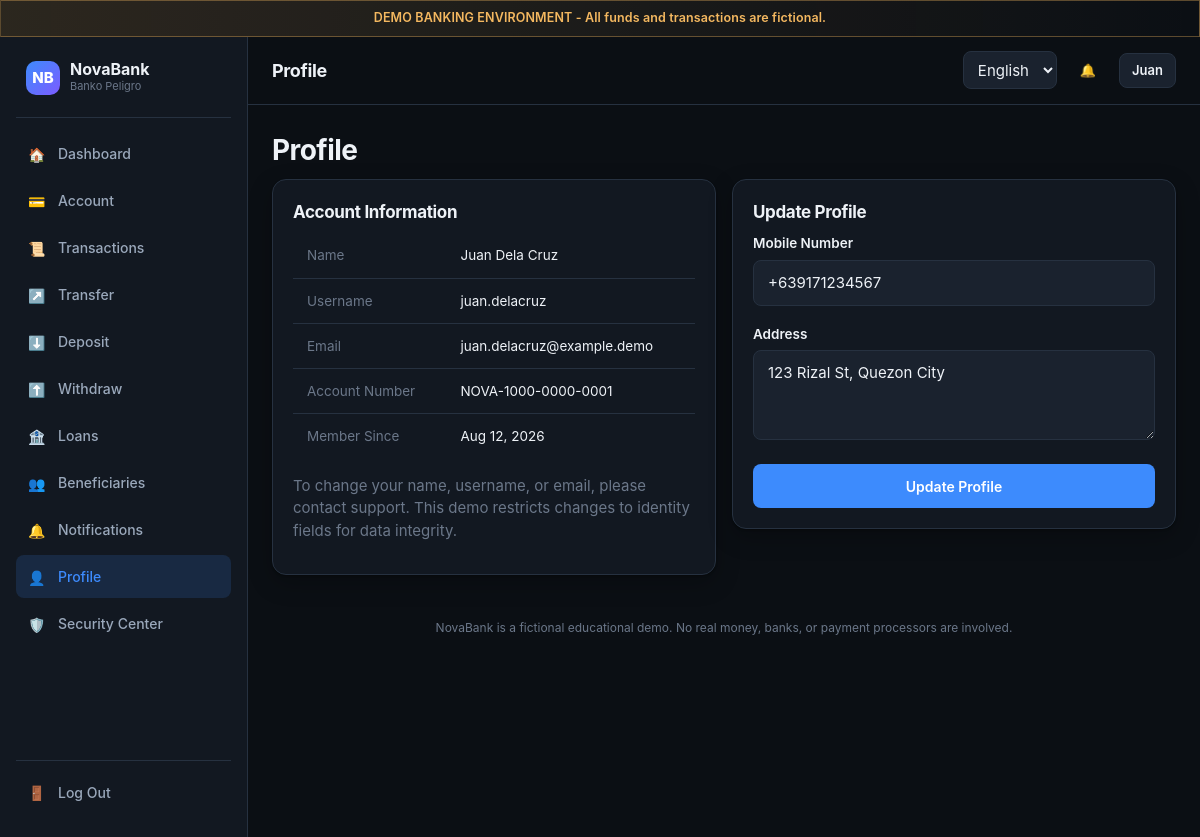
The app's page /profile.php (signed in) with its own data.
### tables this page shows
CREATE TABLE accounts (
    id INT UNSIGNED AUTO_INCREMENT PRIMARY KEY,
    user_id INT UNSIGNED NOT NULL UNIQUE,
    account_number VARCHAR(20) NOT NULL UNIQUE,
    balance DECIMAL(15,2) NOT NULL DEFAULT 0.00,
    currency VARCHAR(5) NOT NULL DEFAULT 'NOVA',
    status ENUM('active','locked') NOT NULL DEFAULT 'active',
    created_at TIMESTAMP NOT NULL DEFAULT CURRENT_TIMESTAMP,
    FOREIGN KEY (user_id) REFERENCES users(id) ON DELETE CASCADE,
    CONSTRAINT chk_balance_nonnegative CHECK (balance >= 0)
);

CREATE TABLE users (
    id INT UNSIGNED AUTO_INCREMENT PRIMARY KEY,
    role_id TINYINT UNSIGNED NOT NULL DEFAULT 1,
    username VARCHAR(30) NOT NULL UNIQUE,
    email VARCHAR(120) NOT NULL UNIQUE,
    password_hash VARCHAR(255) NOT NULL,
    first_name VARCHAR(60) NOT NULL,
    last_name VARCHAR(60) NOT NULL,
    mobile_number VARCHAR(20) NOT NULL,
    date_of_birth DATE NOT NULL,
    address VARCHAR(255) NOT NULL,
    status ENUM('active','locked','suspended') NOT NULL DEFAULT 'active',
    failed_login_count INT UNSIGNED NOT NULL DEFAULT 0,
    locked_until DATETIME NULL,
    created_at TIMESTAMP NOT NULL DEFAULT CURRENT_TIMESTAMP,
    updated_at TIMESTAMP NOT NULL DEFAULT CURRENT_TIMESTAMP ON UPDATE CURRENT_TIMESTAMP,
    FOREIGN KEY (role_id) REFERENCES roles(id)
);

### includes/lang.php (called while the page is built, shortened)
<?php
function t(string $key): string {
    return $GLOBALS['__strings'][$key] ?? $key;
}
function current_lang(): string {
    return $GLOBALS['__lang'];
}

### includes/functions.php (called while the page is built, shortened)
<?php
function e(?string $value): string {
    return htmlspecialchars($value ?? '', ENT_QUOTES, 'UTF-8');
}
function format_date(string $datetime, string $format = 'M j, Y g:i A'): string {
    $ts = strtotime($datetime);
    return $ts ? date($format, $ts) : $datetime;
}

### includes/auth.php (called while the page is built, shortened)
<?php
function current_user_id(): ?int {
    return $_SESSION['user_id'] ?? null;
}
function current_user(): ?array {
    static $user = null;
    static $fetched = false;
    if ($fetched) return $user;
    $fetched = true;
    $uid = current_user_id();
    $stmt = db()->prepare('SELECT u.*, a.id AS account_id, a.account_number, a.balance, a.status AS account_status
                            FROM users u JOIN accounts a ON a.user_id = u.id
                            WHERE u.id = ?');
    $stmt->execute([$uid]);
    $user = $stmt->fetch() ?: null;
    return $user;
}

### config/database.php (called while the page is built, shortened)
<?php
function db(): PDO {
    static $pdo = null;
    if ($pdo === null) {
        $dsn = 'mysql:host=' . DB_HOST . ';dbname=' . DB_NAME . ';charset=' . DB_CHARSET;
        try {
            $pdo = new PDO($dsn, DB_USER, DB_PASS, [
                PDO::ATTR_ERRMODE => PDO::ERRMODE_EXCEPTION,
                PDO::ATTR_DEFAULT_FETCH_MODE => PDO::FETCH_ASSOC,
                PDO::ATTR_EMULATE_PREPARES => false,
            ]);
        } catch (PDOException $e) {
            error_log('DB connection failed: ' . $e->getMessage());
            http_response_code(500);
            die('Service temporarily unavailable. Please try again later.');
        }
    }
    return $pdo;
}

### profile.php (the view, shortened to what this page needs)
<?php
$user = current_user();
$pageTitle = t('profile_title');
require __DIR__ . '/includes/header.php';
?>
<h1><?= e(t('profile_title')) ?></h1>
<div class="grid grid-2" style="grid-template-columns: 1fr 1fr; align-items:start;">
    <div class="card">
        <h3>Account Information</h3>
        <table>
            <tr><td class="text-faint">Name</td><td><?= e($user['first_name'] . ' ' . $user['last_name']) ?></td></tr>
            <tr><td class="text-faint">Username</td><td><?= e($user['username']) ?></td></tr>
            <tr><td class="text-faint">Email</td><td><?= e($user['email']) ?></td></tr>
            <tr><td class="text-faint"><?= e(t('dashboard_account_number')) ?></td><td><?= e($user['account_number']) ?></td></tr>
            <tr><td class="text-faint"><?= e(t('profile_member_since')) ?></td><td><?= e(format_date($user['created_at'], 'M j, Y')) ?></td></tr>
        </table>
        <p class="text-faint mt-16">To change your name, username, or email, please contact support. This demo restricts changes to identity fields for data integrity.</p>
    </div>
    <div class="card">
        <h3><?= e(t('profile_update')) ?></h3>
        <form method="post" data-validate>
            <div class="form-group">
                <label for="mobile_number"><?= e(t('register_mobile')) ?></label>
                <input type="tel" id="mobile_number" name="mobile_number" required value="<?= e($user['mobile_number']) ?>">
            </div>
            <div class="form-group">
                <label for="address"><?= e(t('register_address')) ?></label>
                <textarea id="address" name="address" required><?= e($user['address']) ?></textarea>
            </div>
            <button type="submit" class="btn btn-primary btn-block"><?= e(t('profile_update')) ?></button>
        </form>
    </div>
</div>
<?php require __DIR__ . '/includes/footer.php'; ?>

### includes/header.php (shortened to what this page needs)
<?php
$user = current_user();
?>
<!DOCTYPE html>
<html lang="<?= e(current_lang()) ?>" data-theme="dark">
<head>
<link rel="stylesheet" href="<?= APP_BASE_URL ?>/assets/css/style.css">
</head>
<body>
<div class="demo-banner"><?= e(t('demo_notice')) ?></div>
<div class="app-shell">
    <aside class="sidebar">
        <?php require __DIR__ . '/sidebar.php'; ?>
    </aside>
    <div class="main-area">
        <header class="topbar">
            <div class="topbar-left">
                <h1 style="font-size:18px;margin:0;"><?= e($pageTitle ?? '') ?></h1>
            </div>
            <div class="topbar-right">
                <form method="get" style="margin:0;">
                    <select name="lang" onchange="this.form.submit()" aria-label="Language" style="min-height:38px;padding:6px 10px;">
                        <option value="en" <?= current_lang() === 'en' ? 'selected' : '' ?>>English</option>
                    </select>
                </form>
                <a href="<?= APP_BASE_URL ?>/notifications.php" class="btn btn-ghost btn-sm" aria-label="<?= e(t('nav_notifications')) ?>">🔔</a>
                <?php if ($user): ?>
                <a href="<?= APP_BASE_URL ?>/profile.php" class="btn btn-secondary btn-sm"><?= e($user['first_name']) ?></a>
                <?php endif; ?>
            </div>
        </header>
        <main class="page-content">

### assets/css/style.css (style rules this page uses)
:root { --color-bg: #0b0f14; --color-surface: #121821; --color-surface-2: #1a222e; --color-border: #263140; --color-text: #eef2f7; --color-text-dim: #9aa8bb; --color-text-faint: #6b7789; --color-brand: #3d8bfd; --color-brand-dim: #2a63b3; --color-brand-glow: rgba(61, 139, 253, 0.15); --color-success: #2dd4a7; --color-success-dim: rgba(45, 212, 167, 0.14); --color-danger: #f26d6d; --color-danger-dim: rgba(242, 109, 109, 0.14); --color-warning: #f4b860; --color-warning-dim: rgba(244, 184, 96, 0.14); --radius-sm: 8px; --radius-md: 14px; --radius-lg: 20px; --shadow-card: 0 1px 2px rgba(0,0,0,0.3), 0 8px 24px rgba(0,0,0,0.24); --font-display: 'Inter', -apple-system, BlinkMacSystemFont, 'Segoe UI', sans-serif; --font-mono: 'JetBrains Mono', 'Courier New', monospace; --header-height: 68px; --sidebar-width: 248px; --bottomnav-height: 64px; --transition-fast: 140ms ease; }
* { box-sizing: border-box; }
html, body { margin: 0; padding: 0; background: var(--color-bg); color: var(--color-text); font-family: var(--font-display); -webkit-font-smoothing: antialiased; scroll-behavior: smooth; }
body { font-size: 15px; line-height: 1.5; min-height: 100vh; }
h1, h2, h3, h4 { margin: 0 0 8px; font-weight: 650; letter-spacing: -0.02em; }
h1 { font-size: 28px; }
h3 { font-size: 17px; }
p { margin: 0 0 12px; color: var(--color-text-dim); }
a { color: var(--color-brand); text-decoration: none; }
.app-shell { display: flex; min-height: 100vh; }
.sidebar { width: var(--sidebar-width); background: var(--color-surface); border-right: 1px solid var(--color-border); padding: 24px 16px; display: flex; flex-direction: column; gap: 4px; position: sticky; top: 0; height: 100vh; flex-shrink: 0; }
.main-area { flex: 1; min-width: 0; display: flex; flex-direction: column; }
.topbar { height: var(--header-height); display: flex; align-items: center; justify-content: space-between; padding: 0 24px; border-bottom: 1px solid var(--color-border); background: var(--color-bg); position: sticky; top: 0; z-index: 20; }
.topbar-left { display: flex; align-items: center; gap: 14px; }
.topbar-right { display: flex; align-items: center; gap: 10px; }
.page-content { padding: 24px; max-width: 1180px; width: 100%; margin: 0 auto; }
.demo-banner { background: linear-gradient(90deg, var(--color-warning-dim), transparent); border: 1px solid rgba(244, 184, 96, 0.35); color: var(--color-warning); font-size: 12.5px; font-weight: 600; padding: 8px 24px; text-align: center; letter-spacing: 0.01em; }
.btn { display: inline-flex; align-items: center; justify-content: center; gap: 8px; padding: 11px 18px; border-radius: var(--radius-sm); border: 1px solid transparent; font-size: 14px; font-weight: 600; cursor: pointer; transition: all var(--transition-fast); min-height: 44px; font-family: inherit; }
.btn-primary { background: var(--color-brand); color: #fff; }
.btn-secondary { background: var(--color-surface-2); color: var(--color-text); border-color: var(--color-border); }
.btn-ghost { background: transparent; color: var(--color-text-dim); }
.btn-block { width: 100%; }
.btn-sm { padding: 7px 12px; min-height: 34px; font-size: 13px; }
.card { background: var(--color-surface); border: 1px solid var(--color-border); border-radius: var(--radius-md); padding: 20px; box-shadow: var(--shadow-card); }
.grid { display: grid; gap: 16px; }
.grid-2 { grid-template-columns: repeat(2, 1fr); }
.form-group { margin-bottom: 18px; }
label { display: block; font-size: 13.5px; font-weight: 600; margin-bottom: 6px; color: var(--color-text); }
input[type="text"], input[type="email"], input[type="password"], input[type="number"], input[type="tel"], input[type="date"], select, textarea { width: 100%; padding: 12px 14px; background: var(--color-surface-2); border: 1px solid var(--color-border); border-radius: var(--radius-sm); color: var(--color-text); font-size: 15px; font-family: inherit; transition: border-color var(--transition-fast); min-height: 46px; }
textarea { min-height: 90px; resize: vertical; }
table { width: 100%; border-collapse: collapse; }
th, td { text-align: left; padding: 12px 14px; font-size: 13.5px; border-bottom: 1px solid var(--color-border); }
tr:last-child td { border-bottom: none; }
.text-faint { color: var(--color-text-faint); }
.mt-16 { margin-top: 16px; }

### records on screen
accounts: user.first_name "Juan", user.last_name "Juan Dela Cruz", user.username "juan.delacruz", user.email "juan.delacruz@example.demo", account_number "NOVA-1000-0000-0001", user.created_at "Aug 12, 2026", mobile_number "+639171234567", address "123 Rizal St, Quezon City"

### other values on screen
t('demo_notice') "DEMO BANKING ENVIRONMENT - All funds and transactions are fictional."
t('app_name') "NovaBank"
t('tagline') "Banko Peligro"
$icon "🏠"
t($key) "Dashboard"
$icon "💳"
t($key) "Account"
$icon "📜"
t($key) "Transactions"
$icon "↗️"
t($key) "Transfer"
$icon "⬇️"
t($key) "Deposit"
$icon "⬆️"
t($key) "Withdraw"
